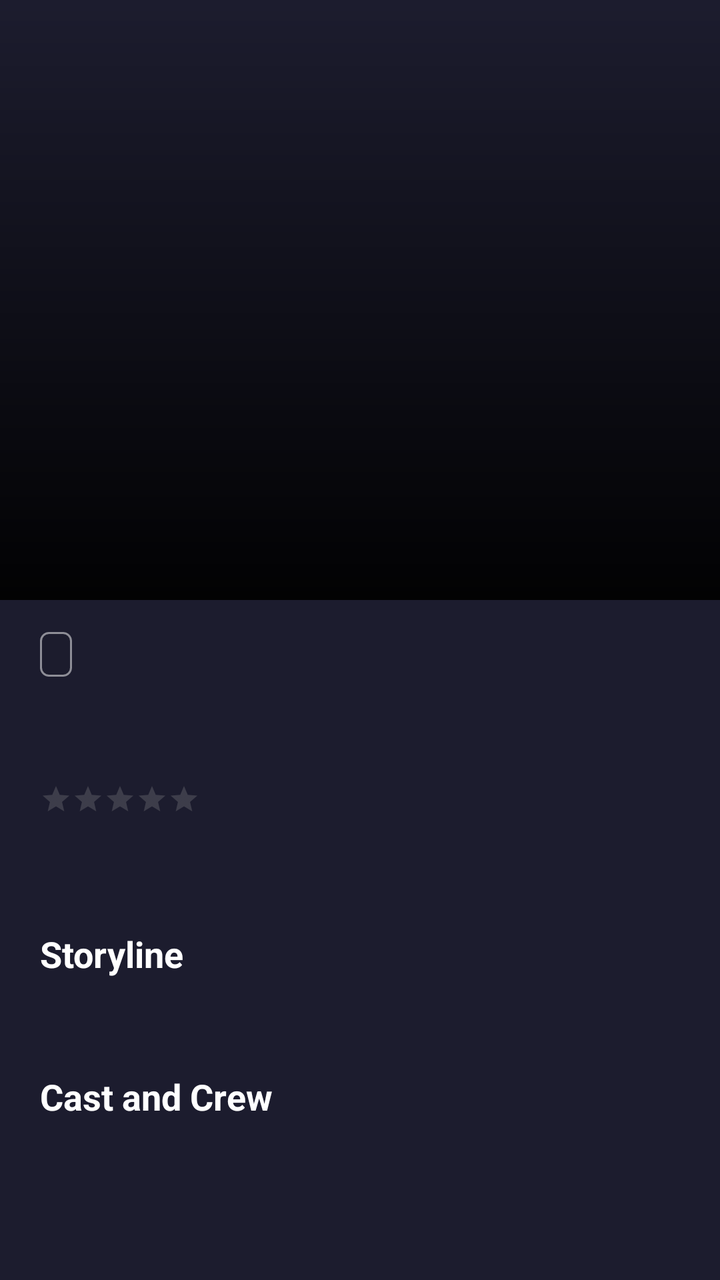
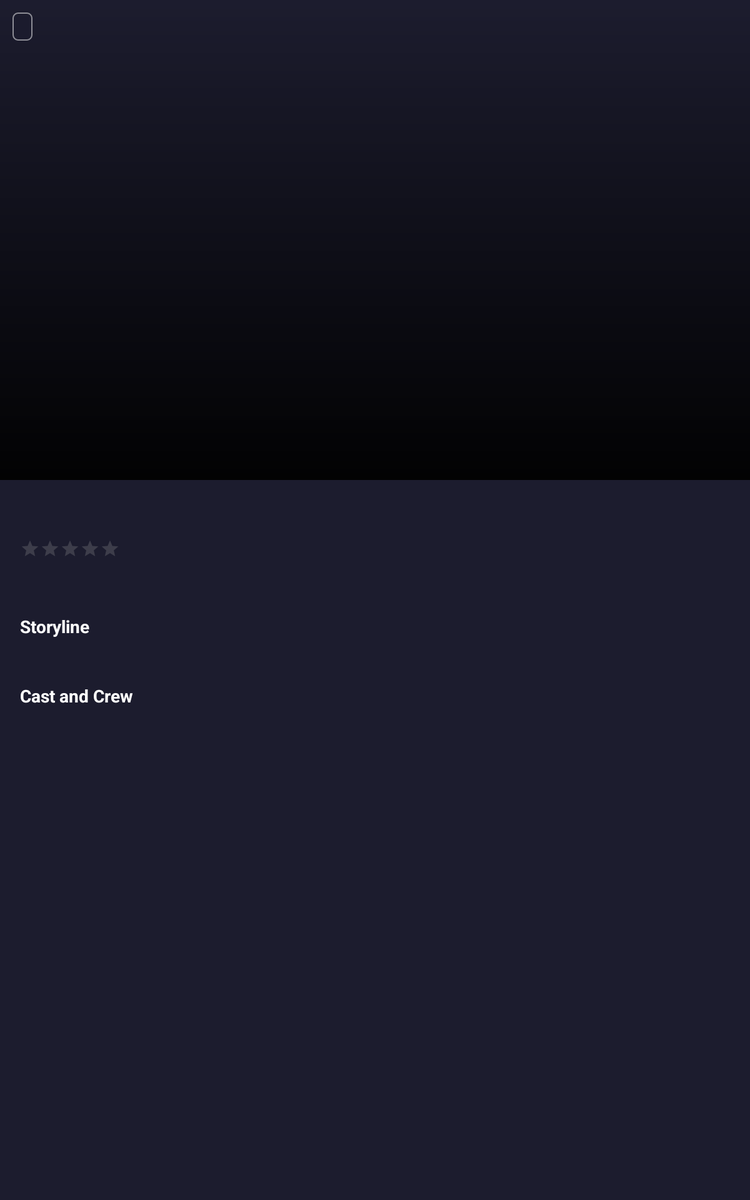

Compare how this app lays out the same screen by default and in its alternative resource folder. The renders come first, then the two layout files and the values they reference.
<!-- AndroidManifest.xml: application theme Theme.KinoMaket -->
<!-- res/layout/fragment_movie_detail.xml -->
<?xml version="1.0" encoding="utf-8"?>
<FrameLayout
    xmlns:android="http://schemas.android.com/apk/res/android"
    android:layout_width="match_parent"
    android:layout_height="match_parent">

    <ScrollView
        android:layout_width="match_parent"
        android:layout_height="match_parent"
        android:fillViewport="true">

        <LinearLayout
            android:layout_width="match_parent"
            android:layout_height="wrap_content"
            android:orientation="vertical">

            <FrameLayout
                android:layout_width="match_parent"
                android:layout_height="300dp">

                <ImageView
                    android:id="@+id/moviePoster"
                    android:layout_width="match_parent"
                    android:layout_height="match_parent"
                    android:scaleType="centerCrop"
                    android:contentDescription="@null" />

                <View
                    android:layout_width="match_parent"
                    android:layout_height="match_parent"
                    android:background="@drawable/bg_bottom_gradient" />

            </FrameLayout>

            <LinearLayout
                android:layout_width="match_parent"
                android:layout_height="wrap_content"
                android:orientation="vertical"
                android:paddingStart="20dp"
                android:paddingEnd="20dp"
                android:paddingTop="16dp"
                android:paddingBottom="24dp">

                <TextView
                    android:id="@+id/tvAgeBadge"
                    android:layout_width="wrap_content"
                    android:layout_height="wrap_content"
                    android:background="@drawable/bg_age_badge"
                    android:paddingStart="8dp"
                    android:paddingEnd="8dp"
                    android:paddingTop="3dp"
                    android:paddingBottom="3dp"
                    android:textColor="@color/colorTextPrimary"
                    android:textSize="12sp"
                    android:textStyle="bold" />

                <TextView
                    android:id="@+id/tvTitle"
                    android:layout_width="wrap_content"
                    android:layout_height="wrap_content"
                    android:layout_marginTop="8dp"
                    android:textColor="@color/colorTextPrimary"
                    android:textSize="28sp"
                    android:textStyle="bold" />

                <RatingBar
                    android:id="@+id/ratingBar"
                    style="@style/Widget.AppCompat.RatingBar.Small"
                    android:layout_width="wrap_content"
                    android:layout_height="wrap_content"
                    android:layout_marginTop="8dp"
                    android:numStars="5"
                    android:stepSize="0.5"
                    android:isIndicator="true"
                    android:progressTint="@color/colorPrimary"
                    android:secondaryProgressTint="@color/colorPrimary"
                    android:progressBackgroundTint="@color/colorTextSecondary" />

                <TextView
                    android:id="@+id/tvYearGenres"
                    android:layout_width="wrap_content"
                    android:layout_height="wrap_content"
                    android:layout_marginTop="8dp"
                    android:textColor="@color/colorTextSecondary"
                    android:textSize="14sp" />

                <com.google.android.material.chip.ChipGroup
                    android:id="@+id/chipGroupGenres"
                    android:layout_width="match_parent"
                    android:layout_height="wrap_content"
                    android:layout_marginTop="10dp" />

                <TextView
                    android:layout_width="wrap_content"
                    android:layout_height="wrap_content"
                    android:layout_marginTop="20dp"
                    android:text="@string/storyline"
                    android:textColor="@color/colorTextPrimary"
                    android:textSize="18sp"
                    android:textStyle="bold" />

                <TextView
                    android:id="@+id/tvStoryline"
                    android:layout_width="match_parent"
                    android:layout_height="wrap_content"
                    android:layout_marginTop="8dp"
                    android:textColor="@color/colorTextSecondary"
                    android:textSize="14sp"
                    android:lineSpacingExtra="4dp" />

                <TextView
                    android:layout_width="wrap_content"
                    android:layout_height="wrap_content"
                    android:layout_marginTop="20dp"
                    android:text="@string/cast_and_crew"
                    android:textColor="@color/colorTextPrimary"
                    android:textSize="18sp"
                    android:textStyle="bold" />

                <HorizontalScrollView
                    android:layout_width="match_parent"
                    android:layout_height="wrap_content"
                    android:layout_marginTop="12dp"
                    android:scrollbars="none">

                    <LinearLayout
                        android:id="@+id/castContainer"
                        android:layout_width="wrap_content"
                        android:layout_height="wrap_content"
                        android:orientation="horizontal"
                        android:paddingBottom="8dp" />

                </HorizontalScrollView>

            </LinearLayout>

        </LinearLayout>

    </ScrollView>

    
    <ImageButton
        android:id="@+id/btnBack"
        android:layout_width="48dp"
        android:layout_height="48dp"
        android:layout_gravity="top|start"
        android:layout_margin="12dp"
        android:src="@drawable/ic_arrow_back"
        android:background="?attr/selectableItemBackgroundBorderless"
        android:clickable="true"
        android:focusable="true"
        android:contentDescription="@string/cd_back" />

</FrameLayout>
<!-- resources referenced by this layout -->
<resources>
  <color name="colorPrimary">#F0B429</color>
  <color name="colorTextPrimary">#FFFFFF</color>
  <color name="colorTextSecondary">#9B9B9B</color>
  <!-- drawable bg_age_badge (drawable) -->
  <?xml version="1.0" encoding="utf-8"?>
  <shape xmlns:android="http://schemas.android.com/apk/res/android"
      android:shape="rectangle">
      <solid android:color="@color/colorBadgeBg"/>
      <corners android:radius="4dp"/>
      <stroke android:width="1dp" android:color="#80FFFFFF"/>
  </shape>
  <!-- drawable bg_bottom_gradient (drawable) -->
  <?xml version="1.0" encoding="utf-8"?>
  <shape xmlns:android="http://schemas.android.com/apk/res/android"
      android:shape="rectangle">
      <gradient
          android:startColor="#00000000"
          android:endColor="#F2000000"
          android:angle="270"/>
  </shape>
  <string name="cast_and_crew">Cast and Crew</string>
  <string name="cd_back">Back</string>
  <string name="storyline">Storyline</string>
  <style name="Theme.KinoMaket" parent="Base.Theme.KinoMaket" />
  <color name="colorBadgeBg">#CC1C1C2E</color>
  <style name="Base.Theme.KinoMaket" parent="Theme.Material3.DayNight.NoActionBar">
          <item name="colorPrimary">@color/colorPrimary</item>
          <item name="colorOnPrimary">@color/colorBackground</item>
          <item name="colorSurface">@color/colorSurface</item>
          <item name="colorOnSurface">@color/colorTextPrimary</item>
          <item name="android:colorBackground">@color/colorBackground</item>
          <item name="android:windowBackground">@color/colorBackground</item>
          <item name="android:statusBarColor">@color/colorBackground</item>
          <item name="android:navigationBarColor">@color/colorBackground</item>
          <item name="android:windowLightStatusBar" tools:targetApi="23">false</item>
      </style>
  <color name="colorBackground">#1C1C2E</color>
  <color name="colorSurface">#252836</color>
</resources>
<!-- res/layout-sw600dp/fragment_movie_detail.xml (the repository's variant of the layout above) -->
<!-- drawn on a 7-inch tablet held upright -->
<?xml version="1.0" encoding="utf-8"?>
<FrameLayout
    xmlns:android="http://schemas.android.com/apk/res/android"
    android:layout_width="match_parent"
    android:layout_height="match_parent">

    <LinearLayout
        android:layout_width="match_parent"
        android:layout_height="match_parent"
        android:orientation="vertical">

        
        <FrameLayout
            android:layout_width="match_parent"
            android:layout_height="0dp"
            android:layout_weight="2">

            <ImageView
                android:id="@+id/moviePoster"
                android:layout_width="match_parent"
                android:layout_height="match_parent"
                android:scaleType="centerCrop"
                android:contentDescription="@null" />

            <View
                android:layout_width="match_parent"
                android:layout_height="match_parent"
                android:background="@drawable/bg_bottom_gradient" />

            <TextView
                android:id="@+id/tvAgeBadge"
                android:layout_width="wrap_content"
                android:layout_height="wrap_content"
                android:layout_gravity="top|start"
                android:layout_margin="10dp"
                android:background="@drawable/bg_age_badge"
                android:paddingStart="8dp"
                android:paddingEnd="8dp"
                android:paddingTop="3dp"
                android:paddingBottom="3dp"
                android:textColor="@color/colorTextPrimary"
                android:textSize="12sp"
                android:textStyle="bold" />

        </FrameLayout>

        
        <ScrollView
            android:layout_width="match_parent"
            android:layout_height="0dp"
            android:layout_weight="3"
            android:fillViewport="true">

            <LinearLayout
                android:layout_width="match_parent"
                android:layout_height="wrap_content"
                android:orientation="vertical"
                android:paddingStart="16dp"
                android:paddingEnd="16dp"
                android:paddingTop="14dp"
                android:paddingBottom="16dp">

                <TextView
                    android:id="@+id/tvTitle"
                    android:layout_width="wrap_content"
                    android:layout_height="wrap_content"
                    android:textColor="@color/colorTextPrimary"
                    android:textSize="20sp"
                    android:textStyle="bold" />

                <RatingBar
                    android:id="@+id/ratingBar"
                    style="@style/Widget.AppCompat.RatingBar.Small"
                    android:layout_width="wrap_content"
                    android:layout_height="wrap_content"
                    android:layout_marginTop="6dp"
                    android:numStars="5"
                    android:stepSize="0.5"
                    android:isIndicator="true"
                    android:progressTint="@color/colorPrimary"
                    android:secondaryProgressTint="@color/colorPrimary"
                    android:progressBackgroundTint="@color/colorTextSecondary" />

                <TextView
                    android:id="@+id/tvYearGenres"
                    android:layout_width="wrap_content"
                    android:layout_height="wrap_content"
                    android:layout_marginTop="6dp"
                    android:textColor="@color/colorTextSecondary"
                    android:textSize="12sp" />

                <com.google.android.material.chip.ChipGroup
                    android:id="@+id/chipGroupGenres"
                    android:layout_width="match_parent"
                    android:layout_height="wrap_content"
                    android:layout_marginTop="8dp" />

                <TextView
                    android:layout_width="wrap_content"
                    android:layout_height="wrap_content"
                    android:layout_marginTop="14dp"
                    android:text="@string/storyline"
                    android:textColor="@color/colorTextPrimary"
                    android:textSize="14sp"
                    android:textStyle="bold" />

                <TextView
                    android:id="@+id/tvStoryline"
                    android:layout_width="match_parent"
                    android:layout_height="wrap_content"
                    android:layout_marginTop="6dp"
                    android:textColor="@color/colorTextSecondary"
                    android:textSize="12sp"
                    android:lineSpacingExtra="3dp" />

                <TextView
                    android:layout_width="wrap_content"
                    android:layout_height="wrap_content"
                    android:layout_marginTop="14dp"
                    android:text="@string/cast_and_crew"
                    android:textColor="@color/colorTextPrimary"
                    android:textSize="14sp"
                    android:textStyle="bold" />

                <HorizontalScrollView
                    android:layout_width="match_parent"
                    android:layout_height="wrap_content"
                    android:layout_marginTop="10dp"
                    android:scrollbars="none">

                    <LinearLayout
                        android:id="@+id/castContainer"
                        android:layout_width="wrap_content"
                        android:layout_height="wrap_content"
                        android:orientation="horizontal"
                        android:paddingBottom="8dp" />

                </HorizontalScrollView>

            </LinearLayout>

        </ScrollView>

    </LinearLayout>

    
    <ImageButton
        android:id="@+id/btnBack"
        android:layout_width="48dp"
        android:layout_height="48dp"
        android:layout_gravity="top|start"
        android:layout_margin="12dp"
        android:src="@drawable/ic_arrow_back"
        android:background="?attr/selectableItemBackgroundBorderless"
        android:clickable="true"
        android:focusable="true"
        android:visibility="gone"
        android:contentDescription="@string/cd_back" />

</FrameLayout>
